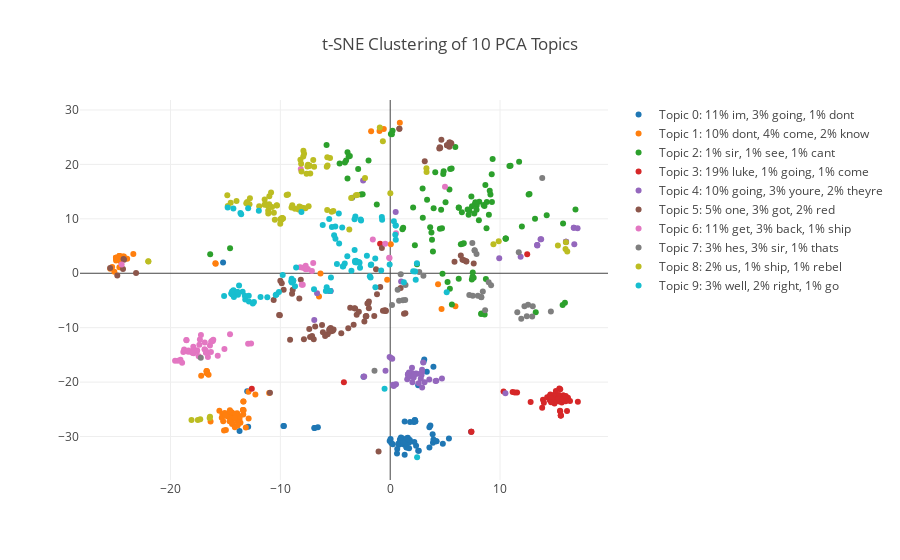

Write notebook code for a chart like this one.
### Code cell
# Create colormap
n = nTopics
cmap = get_cmap('tab10')
colors = [rgb2hex(cmap(color)) for color in np.arange(0, 1.000001, 1/(n-1))]

# Get n top words
topWords = getTopWords(3, pcaKeys, vectorizedText, countVectorizer)


# Create plot
data = []
# Iterate over each topic
for topic in range(nTopics):
    # Mask for a single topic
    mask = pcaKeys==topic
    # Mask for sampling
    sample_mask = np.zeros(mask.sum()).astype(bool)
    sample_mask[:int(points/nTopics)] = True
    np.random.shuffle(sample_mask)
    
    scatter = go.Scatter(x = tsneModelVectors[mask,0][sample_mask],
                         y = tsneModelVectors[mask,1][sample_mask],
                         name = 'Topic {}: {}'.format(topic, topWords[topic]),
                         mode = 'markers',
                         text = df[mask]['text'][sample_mask],
                         marker = dict(color = colors[topic]))
    data.append(scatter)

layout = go.Layout(title = 't-SNE Clustering of {} PCA Topics'.format(nTopics),
                   showlegend=True,
                   hovermode = 'closest')

fig = go.Figure(data=data, layout=layout)
iplot(fig)
